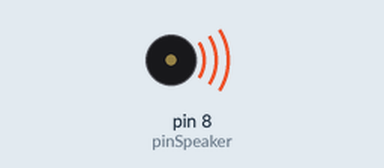
A sketch run on a simulated Arduino Uno, built with avr-gcc and run on an emulated ATmega328P. Shown: buzzer (waves = sounding).

Above: at 0.6 s.
At 13.72 s:
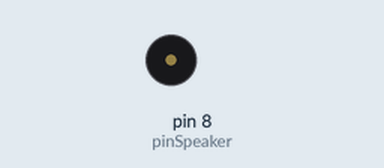
Timing chart, 0 to 16.3 s (numbered marks = the images above):
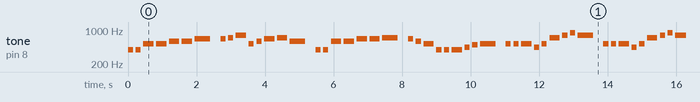

Measured:
- by itself, tone on pin 8 (pinSpeaker): plays 392 Hz for 0.15 s, 392 Hz for 0.15 s, 523 Hz for 0.30 s, 523 Hz for 0.30 s, 587 Hz for 0.30 s, 587 Hz for 0.30 s … (370 notes in this stretch)

The sketch:

Garuda_Pancasila.ino
```cpp
#include <pitches.h>

const int pinSpeaker = 8;

#define JUMLAH_NADA 85

const int daftar_nada[JUMLAH_NADA] = {
  NOTE_G4, NOTE_G4, NOTE_C5, NOTE_C5, NOTE_D5, NOTE_D5,
      NOTE_E5, 0,
  NOTE_E5, NOTE_F5, NOTE_G5, NOTE_C5, NOTE_D5, NOTE_E5,
      NOTE_F5, NOTE_D5, 0,
  NOTE_G4, NOTE_G4, NOTE_D5, NOTE_D5, NOTE_E5, NOTE_E5,
      NOTE_F5, 0,
  NOTE_E5, NOTE_D5, NOTE_C5, NOTE_G4, NOTE_G4, NOTE_G4,
      NOTE_A4, NOTE_B4, NOTE_C5, 0,
  NOTE_C5, NOTE_C5, NOTE_C5, NOTE_A4, NOTE_C5, NOTE_F5,
      NOTE_G5, NOTE_A5, NOTE_G5, 0,
  NOTE_C5, NOTE_C5, NOTE_C5, NOTE_A4, NOTE_C5, NOTE_F5,
      NOTE_G5, NOTE_A5, NOTE_G5, 0,
  NOTE_G5, NOTE_A5, NOTE_G5, NOTE_F5, NOTE_E5, NOTE_D5, 0,
  NOTE_C5, NOTE_C5, NOTE_C5, NOTE_C5, NOTE_A4, NOTE_G4, 0,
  NOTE_C5, NOTE_C5, NOTE_C5, NOTE_C5, NOTE_D5, NOTE_E5, 0,
  NOTE_C5, NOTE_C5, NOTE_A5, NOTE_G5, NOTE_B4, NOTE_C5, 0
};

const int lama_beat = 150;
const int beats[JUMLAH_NADA] = {
  1, 1, 2, 2, 2, 2, 3, 1,
  1, 1, 2, 1, 1, 2, 2, 3, 1,
  1, 1, 2, 2, 2, 2, 3, 1,
  1, 1, 2, 1, 1, 2, 1, 1, 3, 1,
  1, 1, 2, 1, 1, 2, 1, 1, 3, 1,
  1, 1, 2, 1, 1, 2, 1, 1, 3, 1,
  2, 3, 1, 2, 2, 3, 1,
  1, 1, 1, 3, 1, 1, 1,
  1, 1, 1, 3, 1, 1, 1,
  2, 2, 2, 3, 1, 3, 0
};

void setup() {
  pinMode(pinSpeaker, OUTPUT);
}

void loop() {
  for(int i=0; i<JUMLAH_NADA; i++){
    if(nada[i] == 0){
      delay(beats[i] * lama_beat);
    }else{
      nada(daftar_nada[i], beats[i] * lama_beat);
    }
    // jeda antar nada
    noTone(pinSpeaker);
    delay(lama_beat / 2);
  }
}

void nada(int frek, int durasi){
  tone(pinSpeaker, frek, durasi);
  delay(durasi);
}
```
